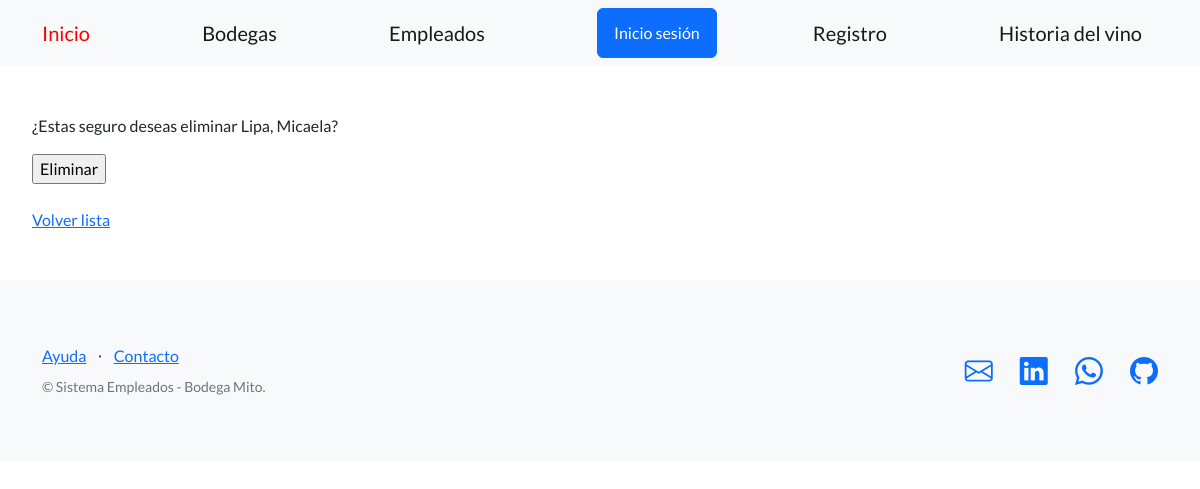
The page /empleados/eliminar-empleados/2 on the database as committed earlier.
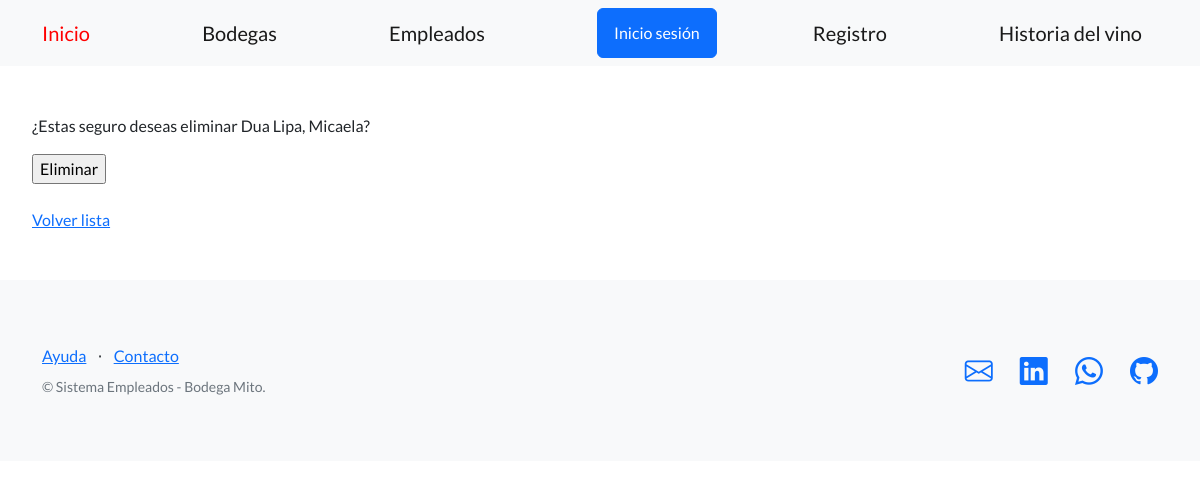
The same page on the database as committed later.
### control_empleados/models.py (models this page shows)
class Empleado(models.Model):
    apellido = models.CharField(max_length=256)
    nombre = models.CharField(max_length=256)
    email = models.EmailField(blank=True)
    telefono = models.CharField(max_length=20, blank=True, null=True)
    dni = models.CharField(max_length=32)
    fecha_nacimiento = models.DateField(null=True)
    def __str__(self):
        return f"{self.apellido}, {self.nombre}"

### control_empleados/views.py (the view)
# urls.py: path('eliminar-empleados/<int:pk>', EmpleadoDeleteView.as_view(), name='eliminar_empleado'),
class EmpleadoDeleteView(DeleteView):
    model = Empleado
    success_url = reverse_lazy('lista_empleados')

### control_empleados/templates/control_empleados/empleado_confirm_delete.html (shortened to what this page needs)
{% extends "base.html" %}
{% block contenido %}
<form method="post">
 <p>¿Estas seguro deseas eliminar {{object}}?</p>
 <input type="submit" value="Eliminar" />
</form>
<br>
<a href="{% url 'lista_empleados' %}">Volver lista</a>
{% endblock contenido %}

Rows that differ between the two databases and show on the page:
changed Empleado: apellido+nombre "Lipa, Micaela" → "Dua Lipa, Micaela"
